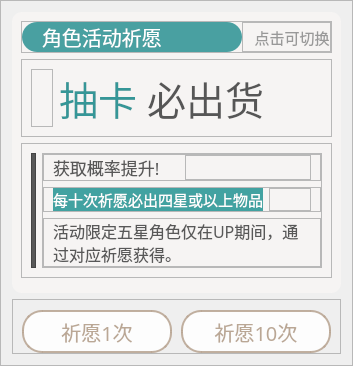
            <widget class="QFrame" name="frame_26">
             <property name="styleSheet">
              <string notr="true"/>
             </property>
             <property name="frameShape">
              <enum>QFrame::StyledPanel</enum>
             </property>
             <property name="frameShadow">
              <enum>QFrame::Raised</enum>
             </property>
             <layout class="QVBoxLayout" name="verticalLayout_2" stretch="0,0">
              <item>
               <widget class="QFrame" name="frame_30">
                <property name="font">
                 <font>
                  <family>SDK_SC_Web</family>
                  <pointsize>10</pointsize>
                 </font>
                </property>
                <property name="styleSheet">
                 <string notr="true">#frame_30
{
	border-radius: 10px;
	background-color: rgba(247, 245, 244, 90%);
}
</string>
                </property>
                <property name="frameShape">
                 <enum>QFrame::StyledPanel</enum>
                </property>
                <property name="frameShadow">
                 <enum>QFrame::Raised</enum>
                </property>
                <layout class="QVBoxLayout" name="verticalLayout_4" stretch="0,0,0,1">
                 <item>
                  <widget class="QFrame" name="frame_45">
                   <property name="frameShape">
                    <enum>QFrame::StyledPanel</enum>
                   </property>
                   <property name="frameShadow">
                    <enum>QFrame::Raised</enum>
                   </property>
                   <layout class="QHBoxLayout" name="horizontalLayout_11" stretch="0,1">
                    <property name="spacing">
                     <number>0</number>
                    </property>
                    <property name="leftMargin">
                     <number>0</number>
                    </property>
                    <property name="topMargin">
                     <number>0</number>
                    </property>
                    <property name="rightMargin">
                     <number>0</number>
                    </property>
                    <property name="bottomMargin">
                     <number>0</number>
                    </property>
                    <item>
                     <widget class="QComboBox" name="comboBox">
                      <property name="sizePolicy">
                       <sizepolicy hsizetype="Fixed" vsizetype="Fixed">
                        <horstretch>0</horstretch>
                        <verstretch>0</verstretch>
                       </sizepolicy>
                      </property>
                      <property name="minimumSize">
                       <size>
                        <width>220</width>
                        <height>30</height>
                       </size>
                      </property>
                      <property name="maximumSize">
                       <size>
                        <width>220</width>
                        <height>16777215</height>
                       </size>
                      </property>
                      <property name="font">
                       <font>
                        <family>SDK_SC_Web</family>
                        <pointsize>15</pointsize>
                       </font>
                      </property>
                      <property name="layoutDirection">
                       <enum>Qt::LeftToRight</enum>
                      </property>
                      <property name="styleSheet">
                       <string notr="true">QComboBox
{
color: rgb(255, 255, 255);
background-color: rgba(53, 150, 151, 90%);
border-radius:15px;
padding-left: 20px;
}
QComboBox::drop-down 
{
    subcontrol-origin: padding;
    subcontrol-position: top right;
    width: 0px;
    border:none;

}
</string>
                      </property>
                      <item>
                       <property name="text">
                        <string>角色活动祈愿</string>
                       </property>
                      </item>
                      <item>
                       <property name="text">
                        <string>角色活动祈愿-2</string>
                       </property>
                      </item>
                      <item>
                       <property name="text">
                        <string>武器活动祈愿</string>
                       </property>
                      </item>
                     </widget>
                    </item>
                    <item>
                     <widget class="QFrame" name="frame_46">
                      <property name="frameShape">
                       <enum>QFrame::StyledPanel</enum>
                      </property>
                      <property name="frameShadow">
                       <enum>QFrame::Raised</enum>
                      </property>
                      <layout class="QHBoxLayout" name="horizontalLayout_12">
                       <property name="spacing">
                        <number>0</number>
                       </property>
                       <property name="leftMargin">
                        <number>0</number>
                       </property>
                       <property name="topMargin">
                        <number>0</number>
                       </property>
                       <property name="rightMargin">
                        <number>0</number>
                       </property>
                       <property name="bottomMargin">
                        <number>0</number>
                       </property>
                       <item>
                        <widget class="QLabel" name="label_18">
                         <property name="font">
                          <font>
                           <family>SDK_SC_Web</family>
                           <pointsize>11</pointsize>
                          </font>
                         </property>
                         <property name="styleSheet">
                          <string notr="true">
color: rgb(153, 153, 153);</string>
                         </property>
                         <property name="text">
                          <string>   点击可切换</string>
                         </property>
                        </widget>
                       </item>
                      </layout>
                     </widget>
                    </item>
                   </layout>
                  </widget>
                 </item>
                 <item>
                  <widget class="QFrame" name="frame_34">
                   <property name="frameShape">
                    <enum>QFrame::StyledPanel</enum>
                   </property>
                   <property name="frameShadow">
                    <enum>QFrame::Raised</enum>
                   </property>
                   <layout class="QGridLayout" name="gridLayout_4">
                    <item row="0" column="1">
                     <widget class="QLabel" name="label_15">
                      <property name="font">
                       <font>
                        <family>SDK_SC_Web</family>
                        <pointsize>29</pointsize>
                       </font>
                      </property>
                      <property name="text">
                       <string>&lt;html&gt;&lt;head/&gt;&lt;body&gt;&lt;p&gt;&lt;span style=&quot; color:#359697;&quot;&gt;抽卡 &lt;/span&gt;&lt;span style=&quot; color:#565656;&quot;&gt;必出货&lt;/span&gt;&lt;/p&gt;&lt;/body&gt;&lt;/html&gt;</string>
                      </property>
                     </widget>
                    </item>
                    <item row="0" column="0">
                     <widget class="QFrame" name="frame_44">
                      <property name="sizePolicy">
                       <sizepolicy hsizetype="Fixed" vsizetype="Preferred">
                        <horstretch>0</horstretch>
                        <verstretch>0</verstretch>
                       </sizepolicy>
                      </property>
                      <property name="minimumSize">
                       <size>
                        <width>22</width>
                        <height>0</height>
                       </size>
                      </property>
                      <property name="frameShape">
                       <enum>QFrame::StyledPanel</enum>
                      </property>
                      <property name="frameShadow">
                       <enum>QFrame::Raised</enum>
                      </property>
                     </widget>
                    </item>
                   </layout>
                  </widget>
                 </item>
                 <item>
                  <widget class="QFrame" name="frame_41">
                   <property name="frameShape">
                    <enum>QFrame::StyledPanel</enum>
                   </property>
                   <property name="frameShadow">
                    <enum>QFrame::Raised</enum>
                   </property>
                   <layout class="QHBoxLayout" name="horizontalLayout_10">
                    <item>
                     <widget class="QFrame" name="frame_43">
                      <property name="sizePolicy">
                       <sizepolicy hsizetype="Fixed" vsizetype="Preferred">
                        <horstretch>0</horstretch>
                        <verstretch>0</verstretch>
                       </sizepolicy>
                      </property>
                      <property name="minimumSize">
                       <size>
                        <width>5</width>
                        <height>0</height>
                       </size>
                      </property>
                      <property name="styleSheet">
                       <string notr="true">background-color: rgb(88, 88, 88);</string>
                      </property>
                      <property name="frameShape">
                       <enum>QFrame::StyledPanel</enum>
                      </property>
                      <property name="frameShadow">
                       <enum>QFrame::Raised</enum>
                      </property>
                     </widget>
                    </item>
                    <item>
                     <widget class="QFrame" name="frame_42">
                      <property name="frameShape">
                       <enum>QFrame::StyledPanel</enum>
                      </property>
                      <property name="frameShadow">
                       <enum>QFrame::Raised</enum>
                      </property>
                      <layout class="QVBoxLayout" name="verticalLayout_6">
                       <property name="leftMargin">
                        <number>0</number>
                       </property>
                       <property name="topMargin">
                        <number>0</number>
                       </property>
                       <property name="rightMargin">
                        <number>0</number>
                       </property>
                       <property name="bottomMargin">
                        <number>0</number>
                       </property>
                       <item>
                        <widget class="QFrame" name="frame_35">
                         <property name="frameShape">
                          <enum>QFrame::StyledPanel</enum>
                         </property>
                         <property name="frameShadow">
                          <enum>QFrame::Raised</enum>
                         </property>
                         <layout class="QGridLayout" name="gridLayout_5" columnstretch="0,0">
                          <property name="topMargin">
                           <number>0</number>
                          </property>
                          <property name="bottomMargin">
                           <number>0</number>
                          </property>
                          <item row="0" column="0">
                           <widget class="QLabel" name="label_16">
                            <property name="font">
                             <font>
                              <family>SDK_SC_Web</family>
                              <pointsize>13</pointsize>
                             </font>
                            </property>
                            <property name="styleSheet">
                             <string notr="true">color: rgb(88, 88, 88);</string>
                            </property>
                            <property name="text">
                             <string>获取概率提升!</string>
                            </property>
                           </widget>
                          </item>
                          <item row="0" column="1">
                           <widget class="QFrame" name="frame_38">
                            <property name="frameShape">
                             <enum>QFrame::StyledPanel</enum>
                            </property>
                            <property name="frameShadow">
                             <enum>QFrame::Raised</enum>
                            </property>
                           </widget>
                          </item>
                         </layout>
                        </widget>
                       </item>
                       <item>
                        <widget class="QFrame" name="frame_36">
                         <property name="font">
                          <font>
                           <family>SimSun</family>
                           <pointsize>1</pointsize>
                          </font>
                         </property>
                         <property name="frameShape">
                          <enum>QFrame::StyledPanel</enum>
                         </property>
                         <property name="frameShadow">
                          <enum>QFrame::Raised</enum>
                         </property>
                         <layout class="QGridLayout" name="gridLayout_6" columnstretch="0,1">
                          <property name="topMargin">
                           <number>0</number>
                          </property>
                          <property name="bottomMargin">
                           <number>0</number>
                          </property>
                          <item row="0" column="0">
                           <widget class="QLabel" name="label_17">
                            <property name="font">
                             <font>
                              <family>SDK_SC_Web</family>
                              <pointsize>11</pointsize>
                             </font>
                            </property>
                            <property name="styleSheet">
                             <string notr="true">background-color: rgb(117, 124, 200);
background-color: rgb(66, 162, 161);
color: rgb(255, 255, 255);</string>
                            </property>
                            <property name="text">
                             <string>每十次祈愿必出四星或以上物品</string>
                            </property>
                           </widget>
                          </item>
                          <item row="0" column="1">
                           <widget class="QFrame" name="frame_39">
                            <property name="frameShape">
                             <enum>QFrame::StyledPanel</enum>
                            </property>
                            <property name="frameShadow">
                             <enum>QFrame::Raised</enum>
                            </property>
                           </widget>
                          </item>
                         </layout>
                        </widget>
                       </item>
                       <item>
                        <widget class="QFrame" name="frame_37">
                         <property name="frameShape">
                          <enum>QFrame::StyledPanel</enum>
                         </property>
                         <property name="frameShadow">
                          <enum>QFrame::Raised</enum>
                         </property>
                         <layout class="QGridLayout" name="gridLayout_7">
                          <property name="topMargin">
                           <number>0</number>
                          </property>
                          <property name="bottomMargin">
                           <number>0</number>
                          </property>
                          <item row="0" column="0">
                           <widget class="QLabel" name="label_14">
                            <property name="font">
                             <font>
                              <family>SDK_SC_Web</family>
                              <pointsize>12</pointsize>
                             </font>
                            </property>
                            <property name="styleSheet">
                             <string notr="true">color: rgb(88, 88, 88);</string>
                            </property>
                            <property name="text">
                             <string>&lt;html&gt;&lt;head/&gt;&lt;body&gt;&lt;p&gt;活动限定五星角色仅在UP期间，通过对应祈愿获得。&lt;/p&gt;&lt;/body&gt;&lt;/html&gt;</string>
                            </property>
                            <property name="alignment">
                             <set>Qt::AlignLeading|Qt::AlignLeft|Qt::AlignTop</set>
                            </property>
                            <property name="wordWrap">
                             <bool>true</bool>
                            </property>
                           </widget>
                          </item>
                         </layout>
                        </widget>
                       </item>
                      </layout>
                     </widget>
                    </item>
                   </layout>
                  </widget>
                 </item>
                 <item>
                  <widget class="QFrame" name="frame_40">
                   <property name="frameShape">
                    <enum>QFrame::StyledPanel</enum>
                   </property>
                   <property name="frameShadow">
                    <enum>QFrame::Raised</enum>
                   </property>
                   <widget class="QPushButton" name="pushButton_3">
                    <property name="geometry">
                     <rect>
                      <x>360</x>
                      <y>100</y>
                      <width>105</width>
                      <height>50</height>
                     </rect>
                    </property>
                    <property name="sizePolicy">
                     <sizepolicy hsizetype="Fixed" vsizetype="Fixed">
                      <horstretch>0</horstretch>
                      <verstretch>0</verstretch>
                     </sizepolicy>
                    </property>
                    <property name="maximumSize">
                     <size>
                      <width>150</width>
                      <height>50</height>
                     </size>
                    </property>
                    <property name="font">
                     <font>
                      <family>SDK_SC_Web</family>
                      <pointsize>15</pointsize>
                     </font>
                    </property>
                    <property name="styleSheet">
                     <string notr="true">QPushButton{ 
	background-color: rgba(255, 255, 255, 90%);
	color: rgb(186, 167, 149);	
	border: 2px solid rgba(186, 167, 149, 90%);
	border-radius:10px;
}
QPushButton:hover{ 
	background-color: rgb(239, 239, 239);
}
QPushButton::pressed{ 
	background-color: rgb(222, 222, 222);
}</string>
                    </property>
                    <property name="text">
                     <string>商城</string>
                    </property>
                   </widget>
                   <widget class="QLabel" name="label">
                    <property name="geometry">
                     <rect>
                      <x>180</x>
                      <y>110</y>
                      <width>163</width>
                      <height>28</height>
                     </rect>
                    </property>
                    <property name="font">
                     <font>
                      <family>SDK_SC_Web</family>
                      <pointsize>14</pointsize>
                     </font>
                    </property>
                    <property name="styleSheet">
                     <string notr="true">color: rgb(186, 186, 186);</string>
                    </property>
                    <property name="text">
                     <string>还没抽到？快来</string>
                    </property>
                   </widget>
                  </widget>
                 </item>
                </layout>
               </widget>
              </item>
              <item>
               <widget class="QFrame" name="frame_31">
                <property name="sizePolicy">
                 <sizepolicy hsizetype="Preferred" vsizetype="Fixed">
                  <horstretch>0</horstretch>
                  <verstretch>0</verstretch>
                 </sizepolicy>
                </property>
                <property name="minimumSize">
                 <size>
                  <width>0</width>
                  <height>55</height>
                 </size>
                </property>
                <property name="maximumSize">
                 <size>
                  <width>16777215</width>
                  <height>60</height>
                 </size>
                </property>
                <property name="font">
                 <font>
                  <family>SimSun</family>
                  <pointsize>1</pointsize>
                 </font>
                </property>
                <property name="styleSheet">
                 <string notr="true">QPushButton{ 
	background-color: rgba(255, 255, 255, 90%);
	color: rgb(186, 167, 149);	
	border: 2px solid rgba(186, 167, 149, 90%);
	border-radius:20px;
}
QPushButton:hover{ 
	background-color: rgb(239, 239, 239);
}
QPushButton::pressed{ 
	background-color: rgb(222, 222, 222);
}</string>
                </property>
                <property name="frameShape">
                 <enum>QFrame::StyledPanel</enum>
                </property>
                <property name="frameShadow">
                 <enum>QFrame::Raised</enum>
                </property>
                <layout class="QHBoxLayout" name="horizontalLayout_9" stretch="0,0">
                 <property name="spacing">
                  <number>0</number>
                 </property>
                 <property name="leftMargin">
                  <number>0</number>
                 </property>
                 <property name="topMargin">
                  <number>10</number>
                 </property>
                 <property name="rightMargin">
                  <number>0</number>
                 </property>
                 <property name="bottomMargin">
                  <number>0</number>
                 </property>
                 <item>
                  <widget class="QPushButton" name="pushButton">
                   <property name="sizePolicy">
                    <sizepolicy hsizetype="Fixed" vsizetype="Fixed">
                     <horstretch>0</horstretch>
                     <verstretch>0</verstretch>
                    </sizepolicy>
                   </property>
                   <property name="maximumSize">
                    <size>
                     <width>150</width>
                     <height>50</height>
                    </size>
                   </property>
                   <property name="font">
                    <font>
                     <family>SDK_SC_Web</family>
                     <pointsize>15</pointsize>
                    </font>
                   </property>
                   <property name="styleSheet">
                    <string notr="true"/>
                   </property>
                   <property name="text">
                    <string>祈愿1次</string>
                   </property>
                  </widget>
                 </item>
                 <item>
                  <widget class="QPushButton" name="pushButton_2">
                   <property name="sizePolicy">
                    <sizepolicy hsizetype="Fixed" vsizetype="Fixed">
                     <horstretch>0</horstretch>
                     <verstretch>0</verstretch>
                    </sizepolicy>
                   </property>
                   <property name="maximumSize">
                    <size>
                     <width>150</width>
                     <height>50</height>
                    </size>
                   </property>
                   <property name="font">
                    <font>
                     <family>SDK_SC_Web</family>
                     <pointsize>15</pointsize>
                    </font>
                   </property>
                   <property name="styleSheet">
                    <string notr="true"/>
                   </property>
                   <property name="text">
                    <string>祈愿10次</string>
                   </property>
                  </widget>
                 </item>
                </layout>
               </widget>
              </item>
             </layout>
            </widget>
